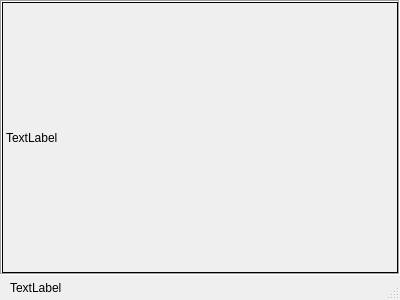
<?xml version="1.0" encoding="UTF-8"?>
<ui version="4.0">
 <class>FilePreview</class>
 <widget class="QDialog" name="FilePreview">
  <property name="geometry">
   <rect>
    <x>0</x>
    <y>0</y>
    <width>400</width>
    <height>300</height>
   </rect>
  </property>
  <property name="maximumSize">
   <size>
    <width>1920</width>
    <height>1080</height>
   </size>
  </property>
  <property name="windowTitle">
   <string>File Preview (Mattermost)</string>
  </property>
  <property name="windowIcon">
   <iconset resource="../../resource.qrc">
    <normaloff>:/icons/img/icon0.ico</normaloff>:/icons/img/icon0.ico</iconset>
  </property>
  <property name="sizeGripEnabled">
   <bool>true</bool>
  </property>
  <property name="modal">
   <bool>false</bool>
  </property>
  <layout class="QVBoxLayout" name="verticalLayout_2">
   <property name="spacing">
    <number>0</number>
   </property>
   <property name="leftMargin">
    <number>0</number>
   </property>
   <property name="topMargin">
    <number>0</number>
   </property>
   <property name="rightMargin">
    <number>0</number>
   </property>
   <property name="bottomMargin">
    <number>0</number>
   </property>
   <item>
    <widget class="QFrame" name="frame">
     <property name="frameShape">
      <enum>QFrame::Box</enum>
     </property>
     <property name="frameShadow">
      <enum>QFrame::Sunken</enum>
     </property>
     <property name="lineWidth">
      <number>1</number>
     </property>
     <layout class="QVBoxLayout" name="verticalLayout">
      <property name="spacing">
       <number>0</number>
      </property>
      <property name="leftMargin">
       <number>0</number>
      </property>
      <property name="topMargin">
       <number>0</number>
      </property>
      <property name="rightMargin">
       <number>0</number>
      </property>
      <property name="bottomMargin">
       <number>0</number>
      </property>
      <item>
       <widget class="QLabel" name="fileContents">
        <property name="sizePolicy">
         <sizepolicy hsizetype="Ignored" vsizetype="Ignored">
          <horstretch>0</horstretch>
          <verstretch>0</verstretch>
         </sizepolicy>
        </property>
        <property name="frameShape">
         <enum>QFrame::Box</enum>
        </property>
        <property name="text">
         <string>TextLabel</string>
        </property>
        <property name="scaledContents">
         <bool>true</bool>
        </property>
       </widget>
      </item>
     </layout>
    </widget>
   </item>
   <item>
    <widget class="QFrame" name="frame_2">
     <property name="maximumSize">
      <size>
       <width>16777215</width>
       <height>25</height>
      </size>
     </property>
     <property name="frameShape">
      <enum>QFrame::NoFrame</enum>
     </property>
     <property name="frameShadow">
      <enum>QFrame::Plain</enum>
     </property>
     <property name="lineWidth">
      <number>0</number>
     </property>
     <layout class="QHBoxLayout" name="horizontalLayout">
      <property name="spacing">
       <number>0</number>
      </property>
      <property name="leftMargin">
       <number>10</number>
      </property>
      <property name="topMargin">
       <number>0</number>
      </property>
      <property name="bottomMargin">
       <number>0</number>
      </property>
      <item>
       <widget class="QLabel" name="fileInfo">
        <property name="lineWidth">
         <number>0</number>
        </property>
        <property name="text">
         <string>TextLabel</string>
        </property>
       </widget>
      </item>
     </layout>
    </widget>
   </item>
  </layout>
 </widget>
 <resources>
  <include location="../../resource.qrc"/>
 </resources>
 <connections/>
</ui>
